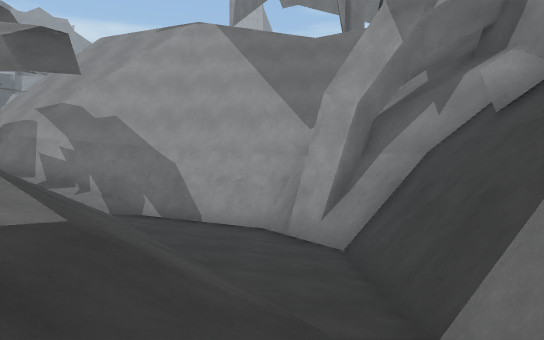
[1] (above)

17 first-person views from a walk through a scene from a Unity 3-D project. The camera is 1.3 m above the floor, looks level and sees 70° across. The floor is counted in squares, 2 m on a side. Each view is taken from the middle of a square. On the plan, view 1 faces up. The plan holds only what a view shows up to about 11 squares ahead; the rest is blank. The place goes on beyond the plan. Surface patterns are stand-ins for the level's own textures.

[2]
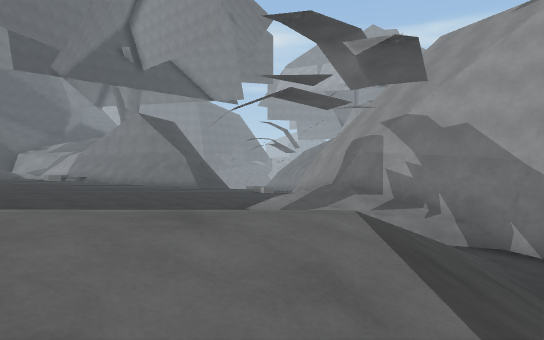

[3]
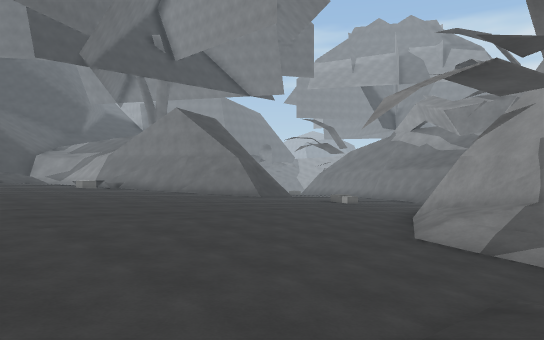

[4]
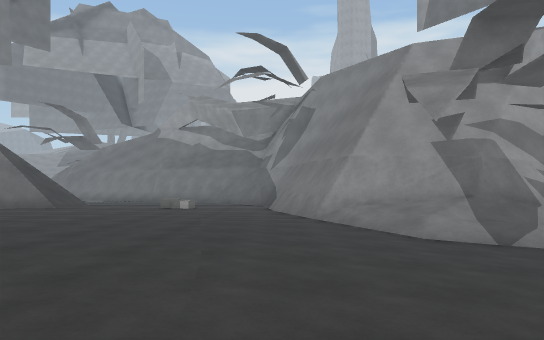

[5]
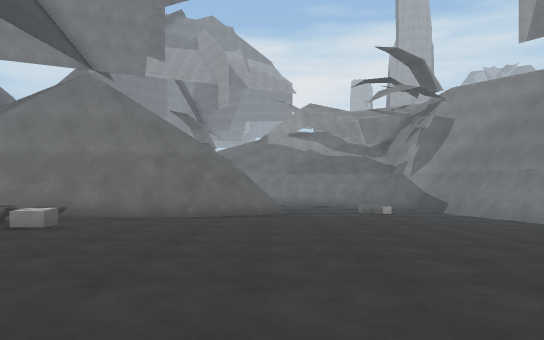

[6]
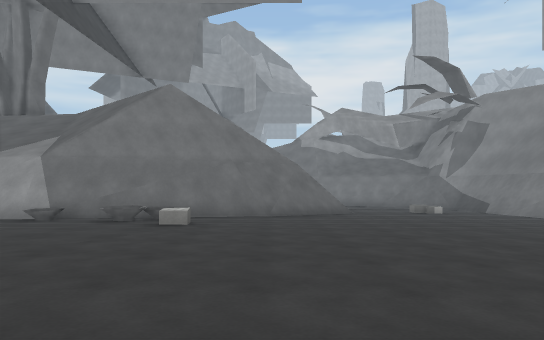

[7]
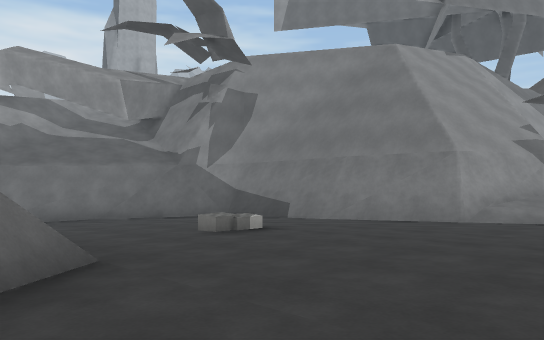

[8]
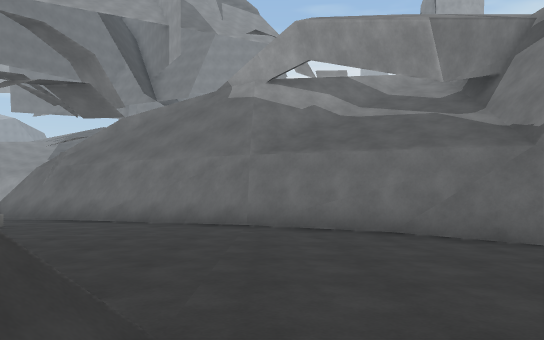

[9]
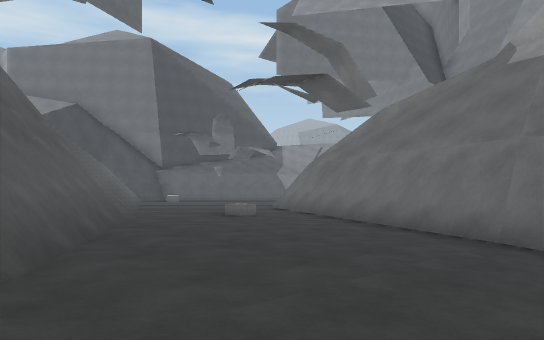

[10]
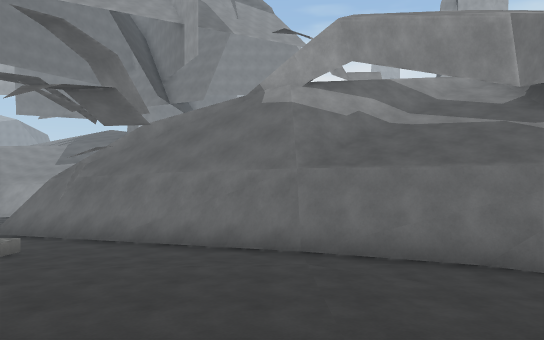

[11]
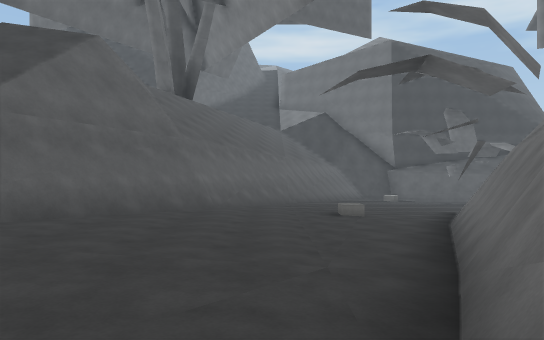

[12]
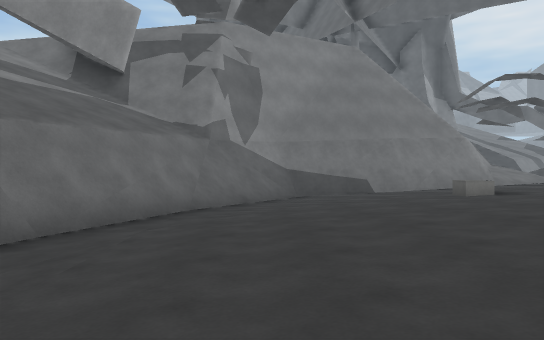

[13]
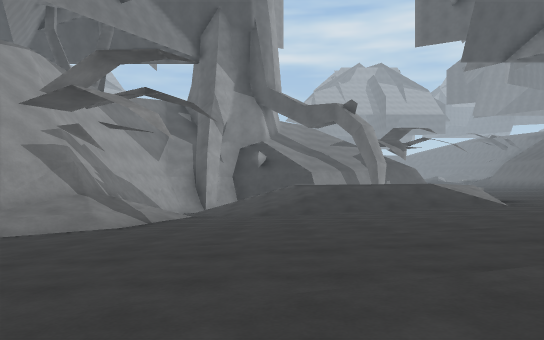

[14]
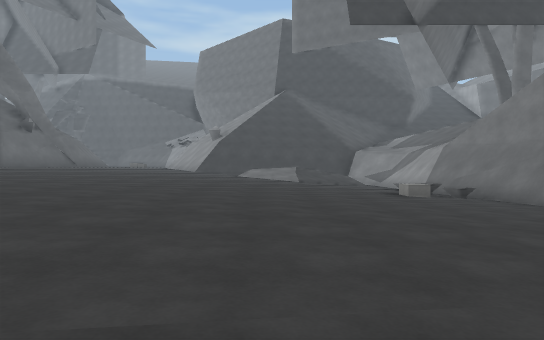

[15]
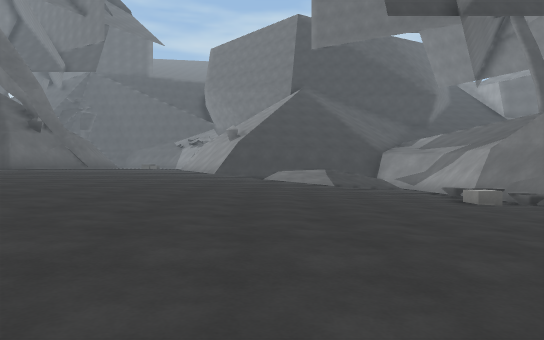

[16]
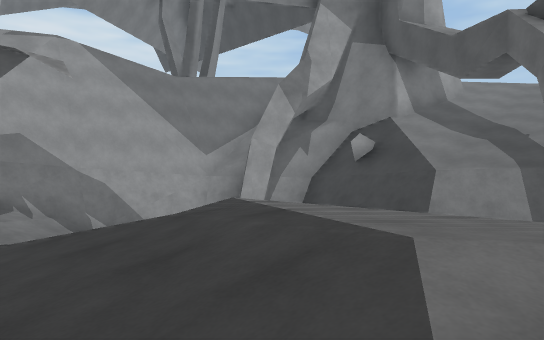

[17]
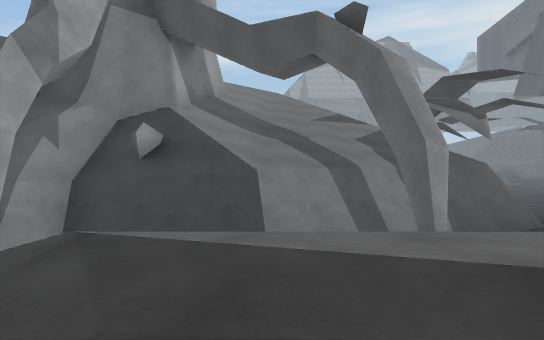

### Floor plan
Key: @ floor where view 1 was taken; # wall or solid block; . main floor; - floor 0.25 m lower than the main floor; : floor 0.5 m higher than the main floor; + floor 0.75 m higher than the main floor; _ floor 0.75 m lower than the main floor; * floor 1.25 m higher than the main floor; < floor 1.25 m lower than the main floor; ( floor 1.5 m lower than the main floor; % floor 4 m higher than the main floor; & floor 5.25 m higher than the main floor; / step, stairs or slope; = window, fence, low wall or low ledge; ^ raised ledge; v drop or lower ground; O other object.
Columns run from 23 left of view 1 to 2 right of it. Each row starts with its distance up from view 1.
 23 ## #===#  ////
 22 /###///  &///#
 21 (((###/////%/#^
 20 (((((##v//// ##
 19 ((/((((##v///#
 18 (((((<<<<###/#
 17 #<<<<<<<<<<//#
 16 ###<______<</#
 15 //###________##
 14  #####_______#
 13      v#=_____##
 12   /// //__/__##
 11 ///####=--____#
 10 /###/##-----__###
  9 ###///...----__/######
  8 #///.......---_/ #//#####
  7 /.O/.........--_////<(((##
  6 :::O..........--____ /((##
  5 :::::::........--___ /((#
  4 ++++:::::......---..///(#
  3 +++++++::::.....--.:+//<##
  2 ++++++++::::.....-.++://##
  1 ++++++++++: :...../++://<#
  0 *+++++++++   :..../++  @##
 -1 ***+++++       ..//++    #

Where each view was taken, in squares from view 1:
view 1: 0 up, 0 right, facing up
view 2: 1 up, 1 left, facing up-left
view 3: 1 up, 5 left, facing up-left
view 4: 1 up, 10 left, facing up
view 5: 0 up, 16 left, facing up
view 6: 1 down, 18 left, facing up
view 7: 7 up, 17 left, facing up-right
view 8: 11 up, 15 left, facing up
view 9: 13 up, 14 left, facing up-left
view 10: 12 up, 16 left, facing up
view 11: 17 up, 12 left, facing left
view 12: 16 up, 20 left, facing right
view 13: 4 up, 15 left, facing right
view 14: 3 up, 11 left, facing left
view 15: 2 up, 12 left, facing left
view 16: 1 down, 6 left, facing up-right
view 17: 2 up, 5 left, facing right
